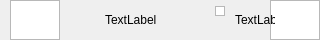
<?xml version="1.0" encoding="UTF-8"?>
<ui version="4.0">
 <class>PreviewBottomBarWindow</class>
 <widget class="QDialog" name="PreviewBottomBarWindow">
  <property name="enabled">
   <bool>true</bool>
  </property>
  <property name="geometry">
   <rect>
    <x>0</x>
    <y>200</y>
    <width>320</width>
    <height>40</height>
   </rect>
  </property>
  <property name="windowTitle">
   <string>Dialog</string>
  </property>
  <widget class="QGraphicsView" name="setting_button">
   <property name="geometry">
    <rect>
     <x>270</x>
     <y>0</y>
     <width>50</width>
     <height>40</height>
    </rect>
   </property>
  </widget>
  <widget class="QGraphicsView" name="media_button">
   <property name="geometry">
    <rect>
     <x>10</x>
     <y>0</y>
     <width>50</width>
     <height>40</height>
    </rect>
   </property>
  </widget>
  <widget class="QLabel" name="mode_label">
   <property name="geometry">
    <rect>
     <x>105</x>
     <y>0</y>
     <width>110</width>
     <height>40</height>
    </rect>
   </property>
   <property name="text">
    <string>TextLabel</string>
   </property>
  </widget>
  <widget class="QGraphicsView" name="little_triangle">
   <property name="geometry">
    <rect>
     <x>215</x>
     <y>6</y>
     <width>10</width>
     <height>10</height>
    </rect>
   </property>
  </widget>
  <widget class="QLabel" name="zoom_label">
   <property name="geometry">
    <rect>
     <x>235</x>
     <y>10</y>
     <width>40</width>
     <height>20</height>
    </rect>
   </property>
   <property name="text">
    <string>TextLabel</string>
   </property>
  </widget>
 </widget>
 <resources/>
 <connections/>
</ui>
